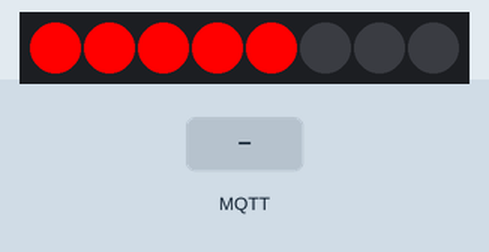
Recording of a sketch running on a simulated ESP8266 (NodeMCU). On the bench: 8 RGB LEDs in strip order, left to right. The test bench sets the inputs (shaded band). WiFi joins after 1.5 s; servers stay silent unless stated; the strip is taken to match the declared colour order; random numbers use the default seed unless the sketch sets one; no MQTT or app messages arrive unless stated; what the sketch prints to the serial monitor is not drawn.

Above: at 2.7 s.
2.8 s: MQTT message "green" arrives on the first subscribed topic
At 3.9 s:
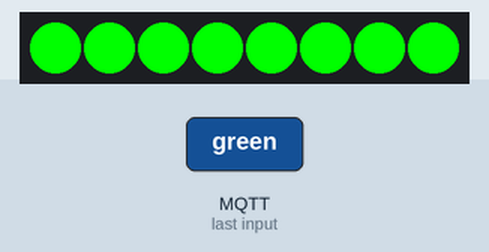
4.3 s: MQTT message "red" arrives on the first subscribed topic
At 5.4 s:
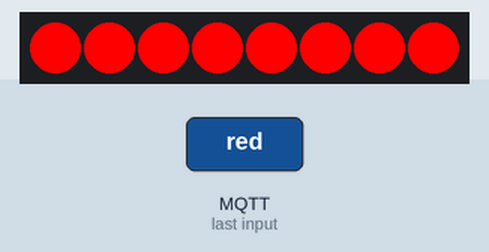
5.8 s: MQTT message "blue" arrives on the first subscribed topic
At 6.1 s:
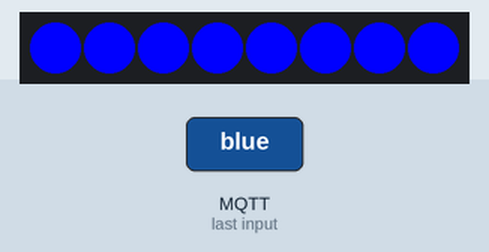
7.3 s: MQTT message "yellow" arrives on the first subscribed topic
At 7.6 s:
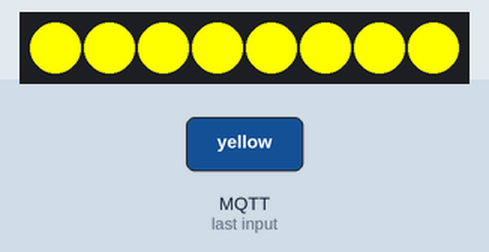
8.8 s: MQTT message "white" arrives on the first subscribed topic
At 9.1 s:
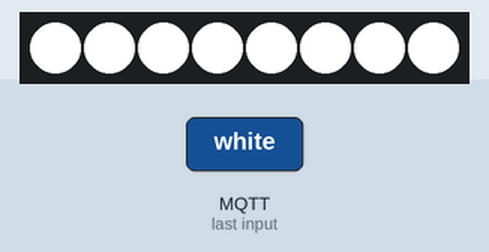
10.3 s: MQTT message "orange" arrives on the first subscribed topic
At 11.0 s:
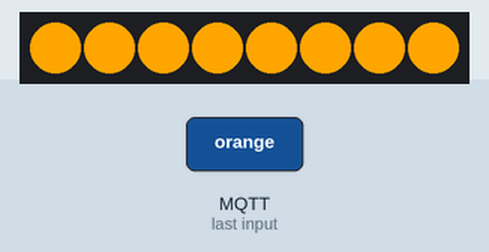
Timing chart, 0 to 12.8 s (numbered marks = the images above; inputs shaded):
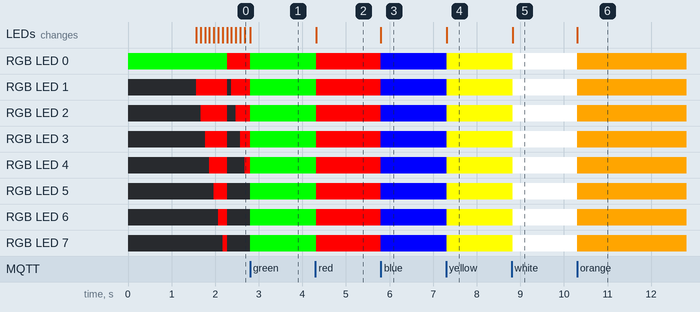

The sketch:

ESP8266_LEDDekoLight.ino
```cpp
#include <Adafruit_NeoPixel.h>
#include <ESP8266WiFi.h>
#include <PubSubClient.h>

#define PIN            2
#define NUMPIXELS      8

unsigned long patternInterval = 20 ; // time between steps in the pattern
unsigned long lastUpdate = 0 ; // for millis() when last update occoured
unsigned long intervals [] = { 20, 20, 50, 100 } ; // speed for each pattern
unsigned long interval_wipe = 100;
unsigned long interval_fade = 100;
unsigned long interval_rainbow = 20;

const char* ssid = "WLAN_SSID";
const char* password = "WLAN_PWD";
const char* mqtt_server = "192.168.2.90";
String CurrentColorMode = "wipe_red";
String LightId = "03";

WiFiClient espClient;
PubSubClient client(espClient);

Adafruit_NeoPixel strip = Adafruit_NeoPixel(NUMPIXELS, PIN, NEO_RGB + NEO_KHZ800);

void setup_wifi() {
   delay(10);
  // We start by connecting to a WiFi network
  Serial.println();
  Serial.print("Connecting to ");
  Serial.println(ssid);

  WiFi.begin(ssid, password);

  while (WiFi.status() != WL_CONNECTED) {
    delay(500);
    Serial.print(".");
  }

  randomSeed(micros());

  Serial.println("");
  Serial.println("WiFi connected");
  Serial.println("IP address: ");
  Serial.println(WiFi.localIP());
}

void MQTTCallback(char* topic, byte* payload, unsigned int length) {
  Serial.print("Message arrived [");
  Serial.print(topic);
  Serial.print("] ");
  Serial.println(" ");

  String ColorName = "";

  for (int i = 0; i < length; i++) { ColorName = ColorName + (char)payload[i]; }

  Serial.println(ColorName);

  CurrentColorMode = ColorName;
}

void reconnect() {
  while (!client.connected()) {
    Serial.print("Attempting MQTT connection...");
    // Create a random client ID
    String clientId = "LedDekoLight";
    clientId += LightId;
    clientId += "-";
    clientId += String(random(0xffff), HEX);
    // Attempt to connect
    if (client.connect(clientId.c_str())) {
      Serial.println("connected");

      String CurrentLightNode = "LedDekoLights/Light" + LightId + "/colorMode";

      client.subscribe(CurrentLightNode.c_str());
      client.subscribe("LedDekoLights/allColorMode");
    }
    else
    {
      Serial.print("failed, rc=");
      Serial.print(client.state());
      Serial.println(" try again in 5 seconds");
      // Wait 5 seconds before retrying
      delay(5000);
    }
  }
}

void setup() {
  strip.begin(); // Initialisierung der NeoPixel
  strip.setBrightness(255);

  Serial.begin(115200);
  colorWipe(strip.Color(0, 255, 0));

  setup_wifi();

  client.setServer(mqtt_server, 1883);

  reconnect();

  client.setCallback(MQTTCallback);
}

void colorWipe(uint32_t c) { // modified from Adafruit example to make it a state machine
  static int i =0;
    strip.setPixelColor(i, c);
    strip.show();
  i++;
  if(i >= strip.numPixels()){
    i = 0;
    wipe(); // blank out strip
  }
  lastUpdate = millis(); // time for next change to the display
}

void wipe(){ // clear all LEDs
     for(int i=0;i<strip.numPixels();i++){
       strip.setPixelColor(i, strip.Color(0,0,0));
       }
}

uint32_t Wheel(byte WheelPos) {
  WheelPos = 255 - WheelPos;
  if(WheelPos < 85) {
    return strip.Color(255 - WheelPos * 3, 0, WheelPos * 3);
  }
  if(WheelPos < 170) {
    WheelPos -= 85;
    return strip.Color(0, WheelPos * 3, 255 - WheelPos * 3);
  }
  WheelPos -= 170;
  return strip.Color(WheelPos * 3, 255 - WheelPos * 3, 0);
}

void rainbow() { // modified from Adafruit example to make it a state machine
  static uint16_t j=0;
    for(int i=0; i<strip.numPixels(); i++) {
      strip.setPixelColor(i, Wheel((i+j) & 255));
    }
    strip.show();
     j++;
  if(j >= 256) j=0;
  lastUpdate = millis(); // time for next change to the display
}

void rainbowCycle() { // modified from Adafruit example to make it a state machine
  static uint16_t j=0;
    for(int i=0; i< strip.numPixels(); i++) {
      strip.setPixelColor(i, Wheel(((i * 256 / strip.numPixels()) + j) & 255));
    }
    strip.show();
  j++;
  if(j >= 256*5) j=0;
  lastUpdate = millis(); // time for next change to the display
}

void SetStripColor( String ColorName )
{
  for (uint16_t i=0; i < strip.numPixels(); i=i+1) {
    if (ColorName.equals("red")) { strip.setPixelColor(i, strip.Color(255,0,0)); }
    if (ColorName.equals("green")) { strip.setPixelColor(i, strip.Color(0,255,0)); }
    if (ColorName.equals("blue")) { strip.setPixelColor(i, strip.Color(0,0,255)); }
    if (ColorName.equals("yellow")) { strip.setPixelColor(i, strip.Color(255,255,0)); }
    if (ColorName.equals("white")) { strip.setPixelColor(i, strip.Color(255,255,255)); }
    if (ColorName.equals("orange")) { strip.setPixelColor(i, strip.Color(255,165,0)); }
    if (ColorName.equals("pink")) { strip.setPixelColor(i, strip.Color(248,24,148)); }
    if (ColorName.equals("off")) { strip.setPixelColor(i, strip.Color(0,0,0)); }
  }

  strip.show();
  lastUpdate = millis();
}

void loop()
{
  if (!client.connected())
  {
    reconnect();
  }

  patternInterval = 20;

  // Intervall für verschiedene ColorModes einstellen
  if ( CurrentColorMode.equals("wipe_red") || CurrentColorMode.equals("wipe_blue") || CurrentColorMode.equals("wipe_green") || CurrentColorMode.equals("wipe_white") ) {
    patternInterval = interval_wipe;
  }

 if ( CurrentColorMode.equals("fade_red") || CurrentColorMode.equals("fade_blue") || CurrentColorMode.equals("fade_green") || CurrentColorMode.equals("fade_white") ) {
    patternInterval = interval_fade;
  }

  client.loop();

  if(millis() - lastUpdate > patternInterval)
  {
    if ( CurrentColorMode.equals("rainbow") )
    {
      rainbow();
    }
    else if ( CurrentColorMode.equals("rainbowcycle") )
    {
      rainbowCycle();
    }
    else if ( CurrentColorMode.equals("wipe_red") )
    {
      colorWipe(strip.Color(255, 0, 0));
    }
    else if ( CurrentColorMode.equals("wipe_green") )
    {
      colorWipe(strip.Color(0, 255, 0));
    }
    else if ( CurrentColorMode.equals("wipe_blue") )
    {
      colorWipe(strip.Color(0, 0, 255));
    }
    else if ( CurrentColorMode.equals("wipe_white") )
    {
      colorWipe(strip.Color(255, 255, 255));
    }
    else
    {
      SetStripColor( CurrentColorMode );
    }
  }
}
```

Measured:
- after the input at 4.3 s, RGB LED 0–7: RGB(0, 255, 0) → RGB(255, 0, 0) at once; the LEDs: change at once (image 2)
- after the input at 5.8 s, RGB LED 0–7: RGB(255, 0, 0) → RGB(0, 0, 255) at once; the LEDs: change at once (image 3)
- after the input at 7.3 s, RGB LED 0–7: RGB(0, 0, 255) → RGB(255, 255, 0) at once; the LEDs: change at once (image 4)
- after the input at 8.8 s, RGB LED 0–7: RGB(255, 255, 0) → RGB(255, 255, 255) at once; the LEDs: change at once (image 5)
- after the input at 10.3 s, RGB LED 0–7: RGB(255, 255, 255) → RGB(255, 165, 0) at once; the LEDs: change at once (image 6)
